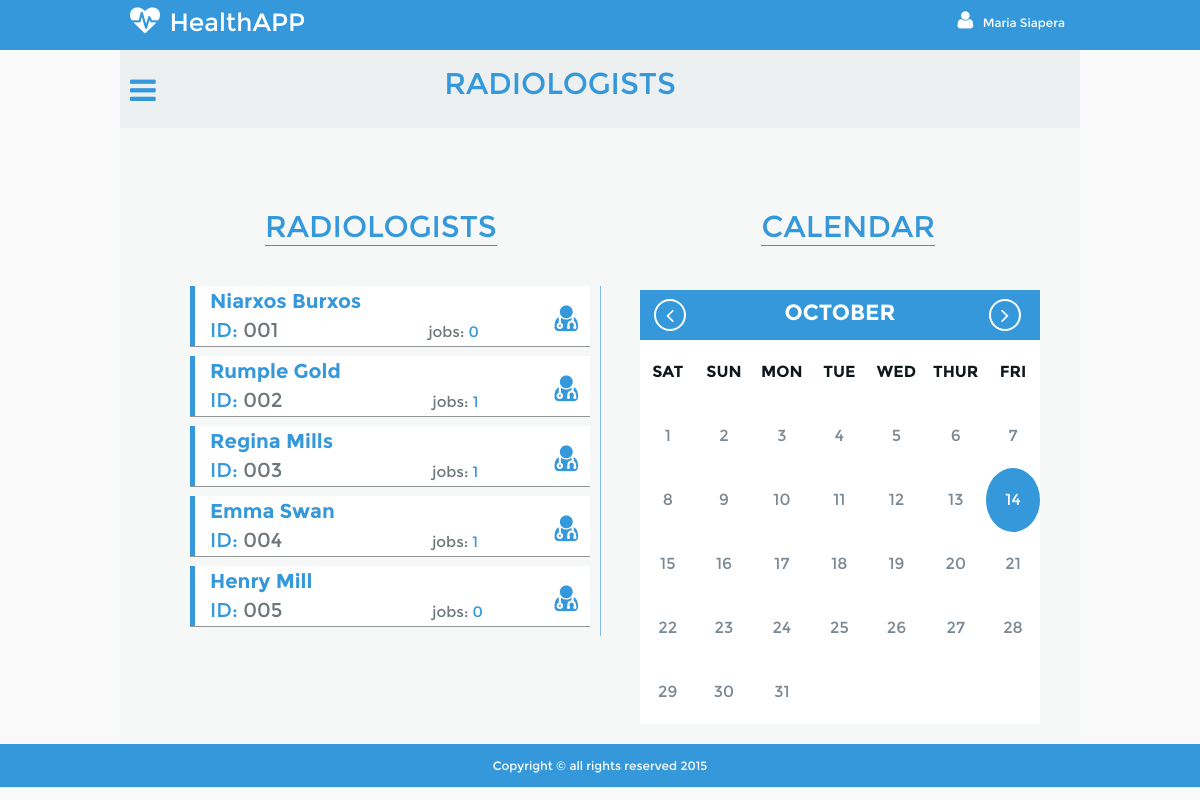
Page /radiologists.php (signed in) on the committed database.
### tables this page shows
CREATE TABLE IF NOT EXISTS `radiologist` (
  `radiologistID` int(11) NOT NULL,
  `rName` varchar(1024) DEFAULT NULL,
  `rSurname` varchar(1024) DEFAULT NULL
);

### session.php (called while the page is built, shortened)
<?php
$connection = mysqli_connect("localhost", "root", "", "ehealthproject");
$user_check=$_SESSION['login_user'];
$ses_sql=mysqli_query($connection, "SELECT userName, actualName FROM login WHERE userName='$user_check'");
$row = mysqli_fetch_assoc($ses_sql);
$actual_name=$row['actualName'];
?>

### radiologists.php (the view, shortened to what this page needs)
<?php
include('session.php');
?>
<!DOCTYPE html>
<html lang="en">
<head>
	<link rel="stylesheet" href="css/mainStyle.css">
	<link rel="stylesheet" href="css/font-awesome.min.css">
	<link rel="stylesheet" href="css/style.css">
</head>
<body>
	<header>
		<div id="logo">
			<span id="heart" class="fa fa-heartbeat"></span>
			<p id="log">HealthAPP</p>
			<div id="account">
				<span id="user" class="fa fa-user"></span>
				<p id="acc"><?php echo $actual_name; ?></p>
			</div>
		</div>
	</header>
	<div id="content">
		<div id="subheaderRd">
			<div id="sub-icons">
				<div id="menuBox"><span id="menu-icon" class="fa fa-bars"></span></div>
			</div>
			<p>RADIOLOGISTS</p>
		</div>
		<p id="med_title">RADIOLOGISTS</p>
		<p id="cal_title">CALENDAR</p>
		<div id="med_list">
		<?php
				$con = mysqli_connect('localhost','root','','ehealthproject');
				$sql="select * from radiologist";
				$result = mysqli_query($con,$sql);
				while($row = mysqli_fetch_array($result)) {
					echo("<div id=\"med_box\" onclick=\"refreshCal(".$row['radiologistID'].")\">");
					echo("<p id=\"med_name\"><span class=\"norm_color\">".$row['rName']." ".$row['rSurname']."</span></p>");
					echo("<p id=\"med_ID\"><span class=\"norm_color\">ID:</span> 00".$row['radiologistID']."</p>");
					$res = mysqli_query($con, "select COUNT(*) from command where radiologistID=".$row['radiologistID']."");
					$rw = mysqli_fetch_array($res);
					echo("<p id=\"med_job\">jobs: <span class=\"norm_color\">".$rw[0]."</span></p>");
					echo("<span id=\"med_icon\" class=\"fa fa-user-md\"></span>");
					echo("</div>");
				}
			?>
		</div>
		<div id="wrap_cal">
			<div class="calendar hidden-print">
						<div class="ajaxWorkaround">
								<header>
									<h2 class="month"></h2>
									<a class="btn-prev fa fa-angle-left" href="#"></a>
									<a class="btn-next fa fa-angle-right" href="#"></a>
								</header>
								<table>
									<thead class="event-days">
										<tr></tr>
									</thead>
									<tbody class="event-calendar">
										<tr class="1"></tr>
										<tr class="2"></tr>
										<tr class="3"></tr>
										<tr class="4"></tr>
										<tr class="5"></tr>
									</tbody>
								</table>
						</div>
							</div>
	</div>
	</div>
	<footer>
		<p>Copyright &copy; all rights reserved 2015</p>
	</footer>
</body>
</html>

### css/mainStyle.css (style rules this page uses)
* { margin: 0; padding: 0; box-sizing:border-box; outline:none; }
body { font-family: "Montserrat"; }
header { display: block; width: 100%; height: 50px; background-color: #3498db; margin:0 auto; }
div#logo { display:block; width: 960px; margin:0 auto; }
#log { display: inline-block; font-size: 25px; color: #fff; margin-top: 6px; text-align: left; }
div#logo span#heart { display: inline-block; font-size: 30px; color: #fff; padding-left: 10px; padding-right: 5px; margin-top: 5px; }
div#logo span#user { font-size: 20px; color: #fff; padding-right: 5px; }
div#account { display:block; float:right; margin-top: 10px; margin-right: 15px; }
p#acc { display: inline-block; font-size: 12px; color: #fff; }
#menuBox { display: inline-block; width: 45px; padding:10px; }
#menu-icon { display: inline-block; color:#3498db; font-size: 30px; cursor: pointer; }
#sub-icons { display:block; float: left; }
span.norm_color { color:#3498db; }
.norm_color { color:#3498db; }
#content { width: 960px; margin: 0 auto; background-color: #f6f8f8; }
footer { position:relative; bottom:0; width: 100%; height: 43px; margin: 0 auto; text-align: center; background-color: #3498db; }
footer p { font-size: 12px; color:#fff; line-height: 43px; }
#subheaderRd { padding-top: 15px; padding-bottom: 13px; text-align: center; background-color: #ecf0f1 !important; }
#subheaderRd p { display: inline-block; color:#3498db; font-size: 30px; padding-right: 125px; }
#med_title { float:left; font-size: 30px; color: #3498db; border-bottom: 1px solid #3498db; padding-top: 80px; margin-left: 145px; }
#med_list { display: inline-block; margin-top: 40px; padding-left: 70px; padding-right: 10px; border-right: 1px solid #7cbde8; }
#med_box { width: 400px; height: 60px; background-color: #fff; -webkit-box-shadow: 0 1px rgba(0,0,0,.4); -moz-box-shadow: 0 1px rgba(0,0,0,.4); box-shadow: 0 1px rgba(0,0,0,.4); margin-bottom: 10px; border-left: 5px solid #3498db; }
#med_box #med_name { font-size: 20px; font-weight: bold; padding-left: 15px; padding-top: 3px; padding-bottom: 5px; }
#med_ID { font-size: 20px; display: inline-block; padding-left: 15px; }
#med_job { display: inline-block; font-size: 15px; padding-left: 150px; }
#med_ID, #med_job { color: #6c7879; padding-bottom: 2px; }
#med_icon { font-size: 30px; color: #3498db; padding-right: 12px; margin-top: -15px; }
span#med_icon { display:block; float: right; }
#cal_title { float: right; font-size: 30px; color: #3498db; border-bottom: 1px solid #3498db; margin-right: 145px; padding-top: 80px; }
#wrap_cal { float: right; margin-top:40px; width:400px; margin-right:40px; }
#wrap_cal header { background-color:#3498db; }
#wrap_cal header h2, #wrap_cal header a { color:#fff; }
#wrap_cal table { background-color:white; }
#wrap_cal2 header h2, #wrap_cal header a { color:#fff; }

### css/style.css (style rules this page uses)
body { background: #f9f9f9; color: #0e171c; margin: 0; font-family: "Montserrat"; }
a { text-decoration: none; }
h2 { font-size: 22px; line-height: 46px; margin: 4px 0; }
table { border-spacing: 0; width: 100%; }
.calendar { text-align: center; }
.calendar header { position: relative; }
.calendar h2 { text-transform: uppercase; }
.calendar thead { font-weight: 600; text-transform: uppercase; }
.calendar tbody { color: #7c8a95; }
.btn-prev, .btn-next { border: 2px solid #fff; border-radius: 50%; color: #fff; height: 32px; font-size: 22px; line-height: 28px; margin: -16px; position: absolute; top: 50%; width: 32px; }
.btn-prev { left: 30px; }
.btn-next { right: 35px; }

### rows in the picture
radiologist: rName "Niarxos", rSurname "Burxos", radiologistID "1", rw "0"
radiologist: rName "Rumple", rSurname "Gold", radiologistID "2", rw "1"
radiologist: rName "Regina", rSurname "Mills", radiologistID "3", rw "1"
radiologist: rName "Emma", rSurname "Swan", radiologistID "4", rw "1"
radiologist: rName "Henry", rSurname "Mill", radiologistID "5", rw "0"

### other values in the picture
$actual_name "Maria Siapera"
